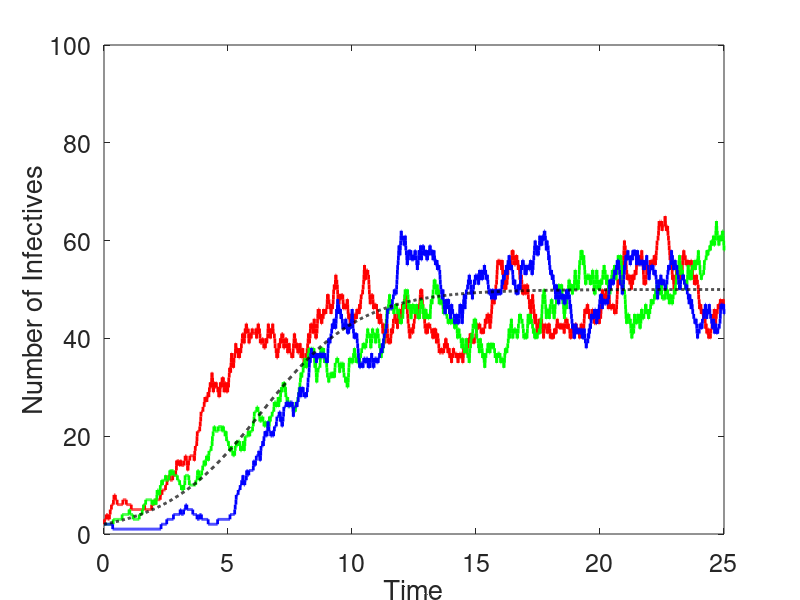

The MATLAB source for this figure:
% DTMC SIS Epidemic Model
%Three Sample Paths and the Deterministic Solution
clear
set(0,'DefaultAxesFontSize', 18)
beta=1;
g=0.25;
b=0.25;
R0=beta/(b+g);
N=100;
init=2;
dt=0.01;
time=3000;
sim=3;


for j=1:sim
i(1)=init;
for t=1:time/dt
r=rand; % uniform random number
birth=beta*i(t)*(N-i(t))/N*dt;
death=(b+g)*i(t)*dt;
if r<=birth
i(t+1)=i(t)+1;
elseif r>birth && r<=birth+death
i(t+1)=i(t)-1;
else
i(t+1)=i(t);
end


end
% Sample paths in different colors
if j==1
stairs([0:dt:time],i,'r-','LineWidth',2);
hold on
elseif j==2
stairs([0:dt:time],i,'g-','LineWidth',2);
else
stairs([0:dt:time],i,'b-','LineWidth',2);
end
end

% Euler�s Method for Deterministic SIS Model
y(1)=init;
for k=1:time/dt
y(k+1)=y(k)+dt*(beta*(N-y(k))*y(k)/N-(b+g)*y(k));
end

plot([0:dt:time],y,'k--','LineWidth',2);
hold off
axis([0,25,0,100]);
xlabel('Time');
ylabel('Number of Infectives');